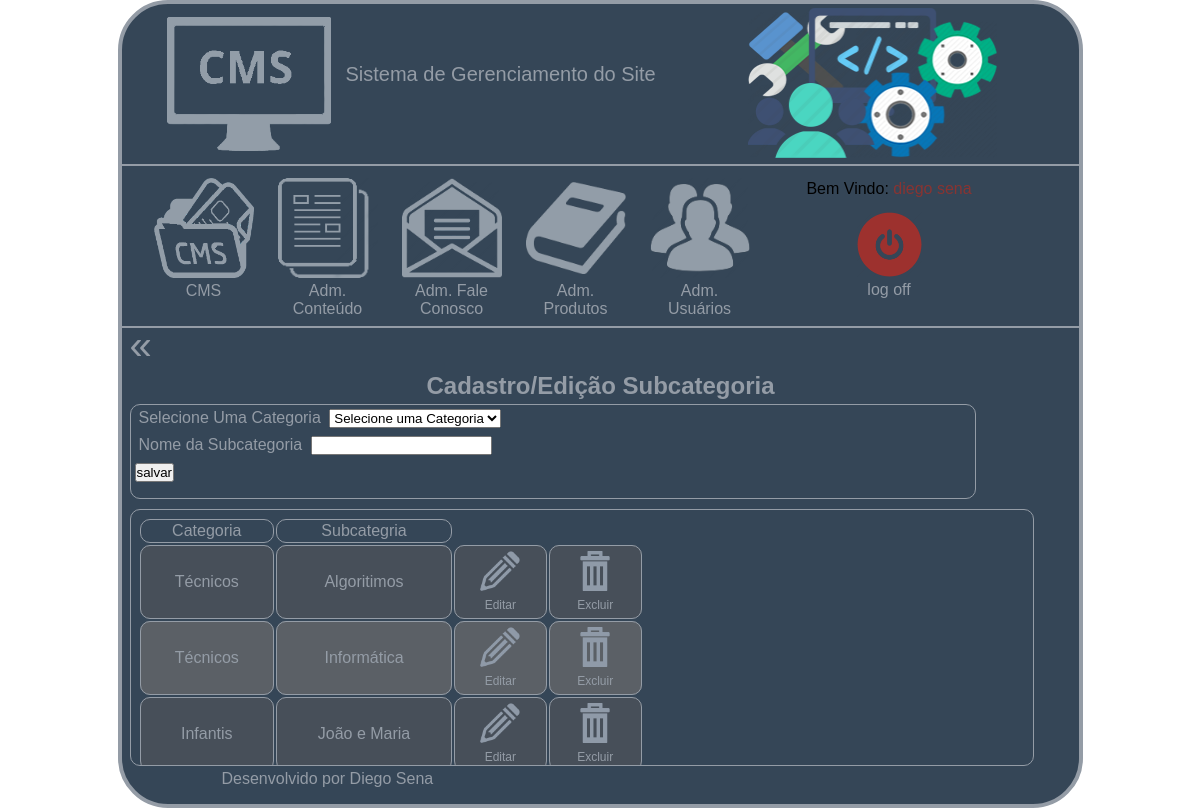
Screenshot of /subcategoria-cms.php (signed in) with the database file from the repository.
### tables this page shows
CREATE TABLE `subcategoria` (
  `cod_subcategoria` int(11) NOT NULL AUTO_INCREMENT,
  `nome_subcategoria` varchar(60) DEFAULT NULL,
  `cod_categoria` int(11) DEFAULT NULL,
  PRIMARY KEY (`cod_subcategoria`),
  KEY `cod_categoria` (`cod_categoria`),
  CONSTRAINT `subcategoria_ibfk_1` FOREIGN KEY (`cod_categoria`) REFERENCES `categoria` (`cod_categoria`)
);

CREATE TABLE `categoria` (
  `cod_categoria` int(11) NOT NULL AUTO_INCREMENT,
  `nome_categoria` varchar(60) NOT NULL,
  PRIMARY KEY (`cod_categoria`)
);

### subcategoria-cms.php (the view, shortened to what this page needs)
<?php include("conexao.php")?>
<?php
	$subcategoria ="";
	$botao = "salvar";
?>
<!doctype html>
<html lang="pt-br">
	<head>
		<link rel="stylesheet" type="text/css" href="css/cssCms.css">
    </head>
	<body>
    	<div class="principal">
            <?php include ("header.php")?>
            <div class="conteudo-cms">
				<div class="voltar">
					<a href="adm-produtos.php"> &laquo; </a>
				</div>
				<div class="clear"> </div>
				<h2>Cadastro/Edição Subcategoria </h2>
				<div class="conteudo-categoria">
					<div class="cadastrar-subcategoria">
						<form action="subcategoria-cms.php" method="post">
							<p>
								<label> Selecione Uma Categoria </label>
								<select name="sltcategoria">
									<option value="" selected > Selecione uma Categoria </option>
								</select>
							</p>
							<p>
								<label> Nome da Subcategoria </label>
								<input type="text" name="txtsubcategoria" maxlength="60" value="<?php echo($subcategoria)?>" required>
							</p>
							<p>	<input type="submit" name="btnsalvar" value="<?php echo($botao);?>"> </p>
						</form>
					</div>
					<div class="subcategoria-visualizacao">
						<table class="tbl-visualizacao-subcategoria">
							<tr class="tr-visualizacao">
								<td> Categoria </td>
								<td> Subcategria </td>
							</tr>
							<?php
								$sql ="select ";
								$sql = $sql."c.cod_categoria, c.nome_categoria as categoria, ";
								$sql = $sql."s.nome_subcategoria as subcategoria, s.cod_subcategoria ";
								$sql = $sql."from categoria as c ";
								$sql = $sql."inner join subcategoria as s ";
								$sql = $sql."on (c.cod_categoria = s.cod_categoria) ";
								$sql = $sql."order by nome_subcategoria ";
								$select = mysqli_query($conexao, $sql);
								$contador = "";
								while($rs = mysqli_fetch_array($select))
								{
									if($contador %2==0) $cor="#474F59";
									else $cor="#5B6066";
							?>
									<tr class="tr-dois" bgcolor="<?php echo($cor)?>">
										<td> <?php echo($rs["categoria"])?> </td>
										<td> <?php echo($rs["subcategoria"])?> </td>
										<td>
											<center>
												<div class="editar">
													<a href="subcategoria-cms.php?modo=editar&codigo=<?php echo($rs["cod_subcategoria"])?>">
														<img src="imagens/edit.png" alt="">
														Editar
													</a>
												</div>
											</center>
										</td>
										<td>
											<center>
												<div class="excluir">
													<a href="subcategoria-cms.php?modo=excluir&codigo=<?php echo($rs["cod_subcategoria"])?>">
														<img src="imagens/delete.png" alt="">
														Excluir
													</a>
												</div>
											</center>
										</td>
									</tr>
							<?php
										$contador++;
								}
							?>
						</table>
					</div>
				</div>
			</div>
            <footer>
            </footer>
        </div>
	</body>
</html>

### css/cssCms.css (style rules this page uses)
* { padding: 0; margin: 0; font-family: Arial, Helvetica, sans-serif; color: #000; }
a { color: #949CA6; font-size: 12pt; text-decoration: none; }
h2,h3 { text-align: center; color: #949CA6; }
p { padding: 4px; }
body { background-position: center; background-attachment: fixed; background-repeat: no-repeat; }
.principal { width: 957px; height: 800px; background-color: #354657; margin: auto auto 0; border-radius: 50px; border: solid 4px #949CA6; }
.conteudo-cms { width: 950px; height: 434px; float: left; margin: 4px; }
.voltar { width: 30px; height: 30px; float: left; text-align: center; line-height: 27px; }
.voltar a { font-size: 30pt; }
.clear { clear: both; height: 10px; width: 10px; }
.loja-cadastro label .autores-cadastro p, label { padding: 4px; clear: both; color: #949CA6; }
.tr-visualizacao td, .tr-dois td { color: #949CA6; text-align: center; border: solid 1px; border-radius: 10px; padding: 2px; }
.conteudo-categoria { width: 940px; height: 360px; float: left; margin: 4px; }
.cadastrar-subcategoria { border: solid 1px #949CA6; border-radius: 10px; width: 844px; height: 93px; margin-bottom: 10px; }
.subcategoria-visualizacao { border: solid 1px #949CA6; border-radius: 10px; width: 888px; height: 241px; padding: 7px; overflow: auto; }
.tbl-visualizacao-subcategoria { width: 57%; height: 9%; }
.width- a, div.editar a, div.excluir a { margin: 0; padding: 0; font-size: 9pt; }
div.editar, div.excluir { width: 40px; padding: 3px; text-align: center; }
img { width: 100%; height: 100%; }
footer { float: left; text-align: center; margin-left: 100px; clear: both; color: #949CA6; }

### rows the page displays
subcategoria: cod_categoria.nome_categoria "Técnicos", nome_subcategoria "Algoritimos"
subcategoria: cod_categoria.nome_categoria "Técnicos", nome_subcategoria "Informática"
subcategoria: cod_categoria.nome_categoria "Infantis", nome_subcategoria "João e Maria"
